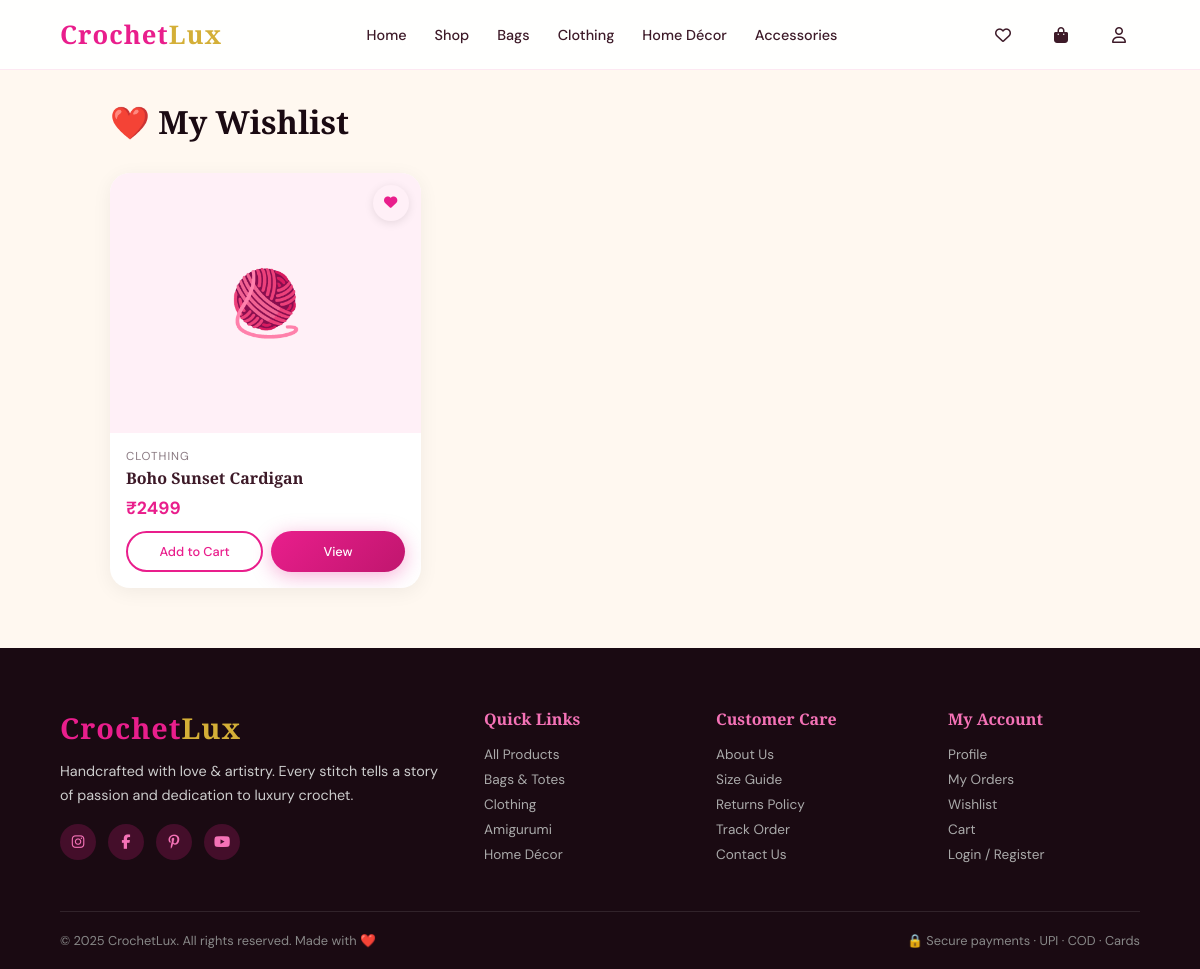
Screenshot of /wishlist (signed in) with the database file from the repository.
### tables this page shows
CREATE TABLE products (
            id INTEGER PRIMARY KEY AUTOINCREMENT,
            name TEXT NOT NULL,
            description TEXT,
            price REAL NOT NULL,
            original_price REAL,
            category TEXT,
            stock INTEGER DEFAULT 0,
            image TEXT,
            images TEXT DEFAULT '[]',
            is_featured INTEGER DEFAULT 0,
            created_at TIMESTAMP DEFAULT CURRENT_TIMESTAMP
        );

### app.py (the view)
@app.route('/wishlist')
@login_required
def wishlist():
    db    = get_db()
    items = db.execute("SELECT p.* FROM wishlist w JOIN products p ON w.product_id=p.id "
                       "WHERE w.user_id=?", (session['user_id'],)).fetchall()
    db.close()
    return render_template('wishlist.html', items=items, cart_count=get_cart_count())

### app.py (called while the page is built)
def get_db():
    db = sqlite3.connect('crochet.db')
    db.row_factory = sqlite3.Row
    return db

def get_cart_count():
    if not session.get('user_id'): return 0
    db = get_db()
    c  = db.execute("SELECT SUM(quantity) FROM cart WHERE user_id=?",
                    (session['user_id'],)).fetchone()[0]
    db.close()
    return c or 0

def login_required(f):
    @wraps(f)
    def dec(*a, **kw):
        if 'user_id' not in session:
            flash('Please login first', 'error')
            return redirect(url_for('login'))
        return f(*a, **kw)
    return dec

### templates/wishlist.html (shortened to what this page needs)
{% extends 'base.html' %}
{% block content %}
<div class="page-wrapper">
  <h1 class="page-title">❤️ My Wishlist</h1>
  {% if items %}
  <div class="product-grid">
    {% for p in items %}
    <div class="product-card">
      <div class="card-img">
        {% if p['image'] %}
        <img src="/static/images/{{ p['image'] }}" alt="{{ p['name'] }}" onerror="this.src=''">
        {% else %}
        <div style="display:flex;align-items:center;justify-content:center;height:100%;font-size:4rem">🧶</div>
        {% endif %}
        <button class="card-wish active" onclick="toggleWishlist(this,{{ p['id'] }});this.closest('.product-card').style.opacity='0.5'">
          <i class="fa-solid fa-heart" style="color:var(--pink)"></i>
        </button>
      </div>
      <div class="card-body">
        <div class="card-category">{{ p['category'] }}</div>
        <a href="/product/{{ p['id'] }}"><div class="card-title">{{ p['name'] }}</div></a>
        <div class="card-price"><span class="price-current">₹{{ "%.0f"|format(p['price']) }}</span></div>
        <div class="card-actions">
          <button class="btn btn-outline" onclick="addToCart({{ p['id'] }})">Add to Cart</button>
          <a href="/product/{{ p['id'] }}" class="btn btn-primary">View</a>
        </div>
      </div>
    </div>
    {% endfor %}
  </div>
  {% endif %}
</div>
{% endblock %}

### templates/base.html (style rules this page uses)
:root { --pink:#E91E8C; --pink-light:#f472b6; --pink-pale:#fff0f7; --pink-deep:#c0166e; --cream:#FFF8F0; --cream2:#fce4ec; --gold:#d4af37; --dark:#1a0a12; --text:#3d1a28; --gray:#8a7a82; --white:#ffffff; --radius:16px; --shadow:0 8px 40px rgba(233,30,140,0.15); --shadow2:0 20px 60px rgba(233,30,140,0.25); }
* { margin:0;padding:0;box-sizing:border-box }
html { scroll-behavior:smooth }
body { font-family:'DM Sans',sans-serif;background:var(--cream);color:var(--text);overflow-x:hidden }
a { text-decoration:none;color:inherit }
.btn { display:inline-flex;align-items:center;gap:8px;padding:12px 28px;border-radius:50px;font-size:.9rem;font-weight:500;cursor:pointer;transition:.3s;border:none;font-family:'DM Sans',sans-serif }
.btn-primary { background:linear-gradient(135deg,var(--pink),var(--pink-deep));color:#fff;box-shadow:0 4px 20px rgba(233,30,140,.35) }
.btn-outline { background:transparent;border:2px solid var(--pink);color:var(--pink) }
.product-card { background:#fff;border-radius:20px;overflow:hidden;transition:.4s;position:relative;box-shadow:0 4px 20px rgba(0,0,0,.06) }
.product-card .card-img { position:relative;overflow:hidden;height:260px;background:var(--pink-pale) }
.card-wish { position:absolute;top:12px;right:12px;width:36px;height:36px;background:#fff;border-radius:50%;display:flex;align-items:center;justify-content:center;cursor:pointer;box-shadow:0 2px 10px rgba(0,0,0,.1);transition:.3s;border:none }
.card-wish:hover,.card-wish.active { background:var(--pink-pale);color:var(--pink) }
.card-wish.active i { color:var(--pink) }
.card-body { padding:16px }
.card-category { font-size:.72rem;text-transform:uppercase;letter-spacing:1px;color:var(--gray);margin-bottom:4px }
.card-title { font-family:'Playfair Display',serif;font-size:1rem;font-weight:600;margin-bottom:8px;line-height:1.3 }
.card-price { display:flex;align-items:center;gap:8px }
.price-current { font-size:1.1rem;font-weight:700;color:var(--pink) }
.card-actions { display:flex;gap:8px;margin-top:12px }
.card-actions .btn { flex:1;padding:10px;font-size:.8rem;justify-content:center }
.product-grid { display:grid;grid-template-columns:repeat(auto-fill,minmax(240px,1fr));gap:24px }

### templates/wishlist.html (style rules this page uses)
.page-wrapper { padding:100px 5% 60px;max-width:1100px;margin:0 auto }
.page-title { font-family:'Playfair Display',serif;font-size:2rem;color:var(--dark);margin-bottom:30px }

### rows the page displays
products: category "CLOTHING", name "Boho Sunset Cardigan", price "2499"
